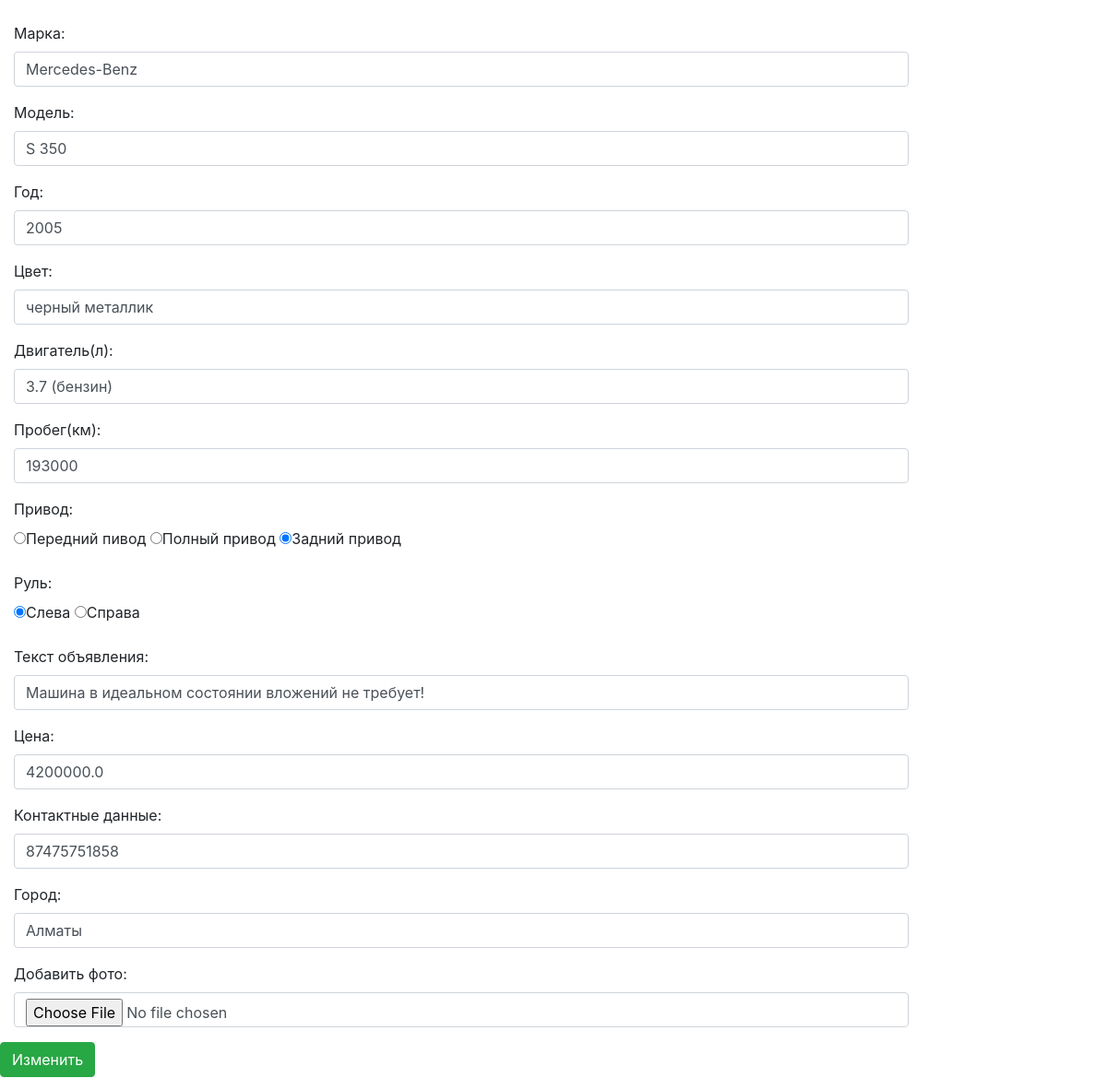
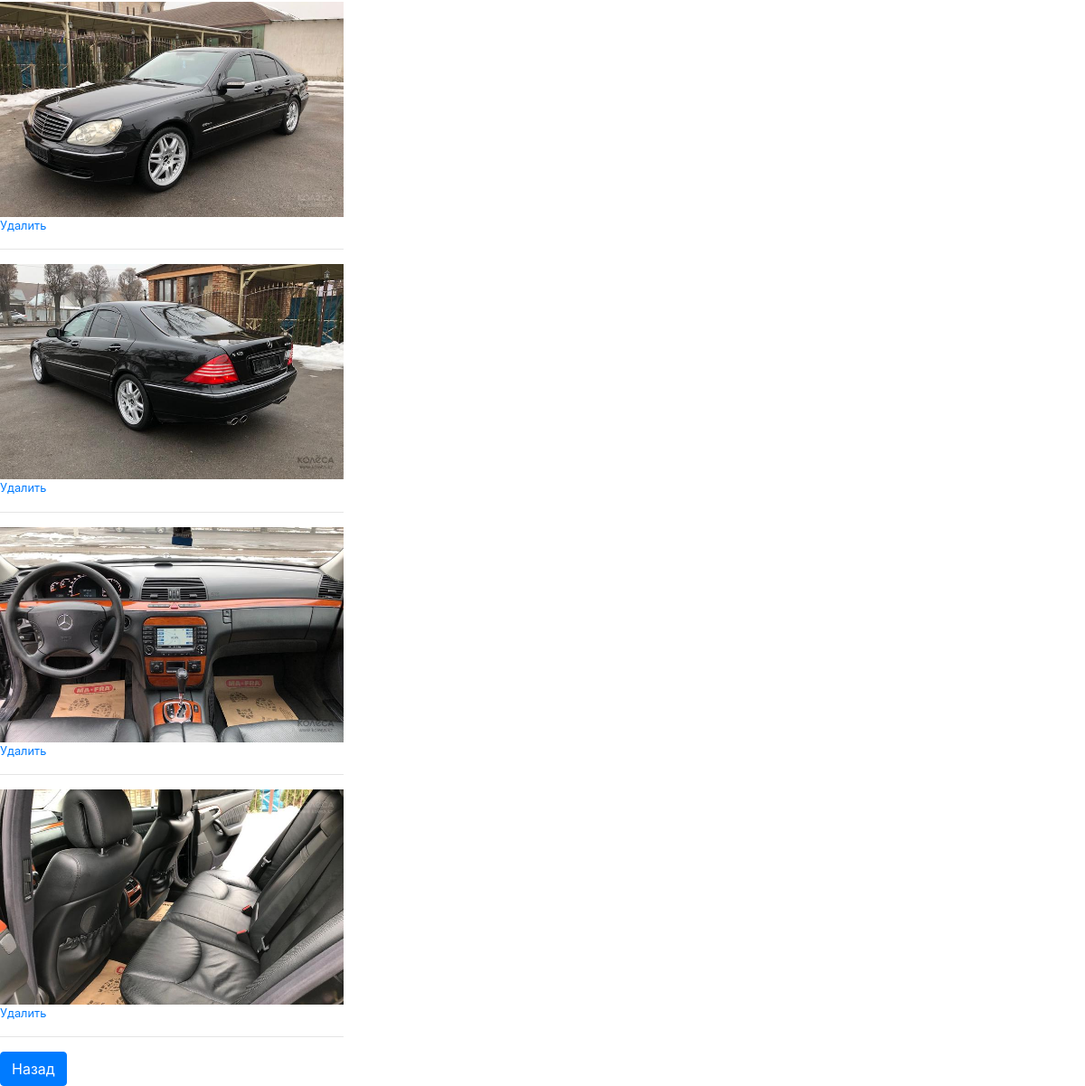
The page /edit?id=2 (signed in) on the database its author committed (2 pictures, top to bottom).
### store/models.py (models this page shows, shortened)
class Car(models.Model):
    name = models.CharField(max_length=200, default='Марка')
    model = models.CharField(max_length=200, default='Модель')
    info = models.TextField(default='Текст объявления')
    year = models.IntegerField(default=2012)
    motor = models.CharField(max_length=200, default='2.8 Бензин')
    price = models.DecimalField(default=2000000, decimal_places = 1, max_digits = 15)
    color = models.CharField(max_length=200, default='Черный')
    mileage = models.IntegerField(default=0)
    drive = models.IntegerField(default=0)
    wheel = models.IntegerField(default=0)
    user = models.ForeignKey('auth.User', on_delete=models.CASCADE, null=True, blank=True, default=0)
    date = models.DateTimeField()
    phone = models.CharField(max_length=12, default='Номер')
    city = models.CharField(max_length=50, default='Город')

class Picture(models.Model):
    image = models.ImageField(blank=True, upload_to='images/', help_text='150x150px', verbose_name='Ссылка картинки')
    car = models.ForeignKey('Car', on_delete=models.CASCADE)
    main = models.BooleanField(default=False)

### store/views.py (the view, shortened to what this page needs)
# urls.py: path('edit', views.edit, name='edit'),
def edit(request):
	pictures = Picture.objects.all()
	if request.method == "GET":
		id = request.GET.get('id')
		car = Car.objects.get(id=id)
	return render(request, 'store/edit.html', {'car': car, 'pictures': pictures})

### templates/store/edit.html (shortened to what this page needs)
﻿<html>
	<head>
        <link rel="stylesheet" href="https://stackpath.bootstrapcdn.com/bootstrap/4.1.3/css/bootstrap.min.css" integrity="sha384-
		    MCw98/SFnGE8fJT3GXwEOngsV7Zt27NXFoaoApmYm81iuXoPkFOJwJ8ERdknLPMO">
	</head>
	<body>
		{% if user.is_authenticated and user == car.user%}
			<form action='edit' method='POST' class="form-horizontal" accept-charset="utf-8" enctype="multipart/form-data">
                <div class="form-group">
                    <label class="col-sm-2 control-label">Марка:</label>
                    <div class="col-sm-10">
                        <input type='text' class="form-control" name='name' value="{{car.name}}">
                    </div>
                </div>
                <div class="form-group">
                    <label class="col-sm-2 control-label">Модель:</label>
                    <div class="col-sm-10">
                        <input type='text' class="form-control" name='model' value="{{car.model}}">
                    </div>
                </div>
                <div class="form-group">
                    <label class="col-sm-2 control-label">Год:</label>
                    <div class="col-sm-10">
                        <input type='text' class="form-control" name='year' value="{{car.year}}">
                    </div>
                </div>
                <div class="form-group">
                    <label class="col-sm-2 control-label">Цвет:</label>
                    <div class="col-sm-10">
                        <input type='text' class="form-control" name='color' value="{{car.color}}">
                    </div>
                </div>
                <div class="form-group">
                    <label class="col-sm-2 control-label">Двигатель(л):</label>
                    <div class="col-sm-10">
                        <input type='text' class="form-control" name='motor' value="{{car.motor}}">
                    </div>
                </div>
                <div class="form-group">
                    <label class="col-sm-2 control-label">Пробег(км):</label>
                    <div class="col-sm-10">
                        <input type='text' class="form-control" name='mileage' value="{{car.mileage}}">
                    </div>
                </div>
                {% if car.drive == 0 %}
                <div class="form-group">
                    <label class="col-sm-2 control-label">Привод:</label>
                    <div class="col-sm-10">
                        <label class="radio-inline"><input type='radio' name='drive' value=1>Передний пивод</label>
                        <label class="radio-inline"><input type='radio' name='drive' value=0 checked>Полный привод </label>
                        <label class="radio-inline"><input type='radio' name='drive' value=-1>Задний привод </label>
                    </div>
                </div>
                {% else %}
                <div class="form-group">
                    <label class="col-sm-2 control-label">Привод:</label>
                    <div class="col-sm-10">
                        <label class="radio-inline"><input type='radio' name='drive' value=1>Передний пивод</label>
                        <label class="radio-inline"><input type='radio' name='drive' value=0>Полный привод </label>
                        <label class="radio-inline"><input type='radio' name='drive' value=-1 checked>Задний привод </label>
                    </div>
                </div>
				{% endif %}
                {% if car.wheel == 1 %}
                 <div class="form-group">
                    <label class="col-sm-2 control-label">Руль:</label>
                    <div class="col-sm-10">
                        <label class="radio-inline"><input type='radio' name='wheel' value=1 checked>Слева</label>
                        <label class="radio-inline"><input type='radio' name='wheel' value=-1>Справа </label>
                    </div>
                </div>
				{% endif %}
                <div class="form-group">
				    <label class="col-sm-2 control-label">Текст объявления:</label>
				    <div class="col-sm-10">
				    	<input type='text' class="form-control" name='info' value="{{car.info}}">
				    </div>
			    </div>
                <div class="form-group">
				    <label class="col-sm-2 control-label">Цена:</label>
				    <div class="col-sm-10">
				    	<input type='text' class="form-control" name='price' value="{{car.price}}">
				    </div>
			    </div>
                <div class="form-group">
				    <label class="col-sm-2 control-label">Контактные данные:</label>
				    <div class="col-sm-10">
				    	<input type='text' class="form-control" name='phone' value="{{car.phone}}">
				    </div>
			    </div>
                <div class="form-group">
				    <label class="col-sm-2 control-label">Город:</label>
				    <div class="col-sm-10">
				    	<input type='text' class="form-control" name='city' value="{{car.city}}">
				    </div>
			    </div>
                <div class="form-group">
				    <label class="col-sm-2 control-label">Добавить фото:</label>
				    <div class="col-sm-10">
				    	<input type='file' class="form-control" name='image'>
				    </div>
			    </div>
				<p><input type='submit' class="btn btn-success" value='Изменить'></p>
			</form>
            {% for i in pictures %}
			{% if i.image and i.car == car %}
                <div class="row">
                    <div class="col-md-4">
                        <div class="thumbnail">
                            <a href="{{MEDIA_URL}}{{i.image.url}}" target="_blank">
                            <img src="{{MEDIA_URL}}{{i.image.url}}" style="width:100%">
                            </a>
                            <small><a href="{% url 'delPic'%}?id={{i.id}}">Удалить</a></small><br>
                            <hr>
                        </div>
                    </div>
                </div>
			{% endif %}
		{% endfor %}
		{% else %}
			Не твоя, вот ты и бесишься :) <br>
		{% endif %}
		<a href="{% url 'car'%}?id={{car.id}}" class="btn btn-primary">Назад</a>
	</body>
</html>

### rows shown on the page
Car: name "Mercedes-Benz", model "S 350", year "2005", color "черный металлик", motor "3.7 (бензин)", mileage "193000", info "Машина в идеальном состоянии вложений не требует!", price "4200000.0", phone "87475751858", city "Алматы"
Picture: image (picture)
Picture: image (picture)
Picture: image (picture)
Picture: image (picture)
